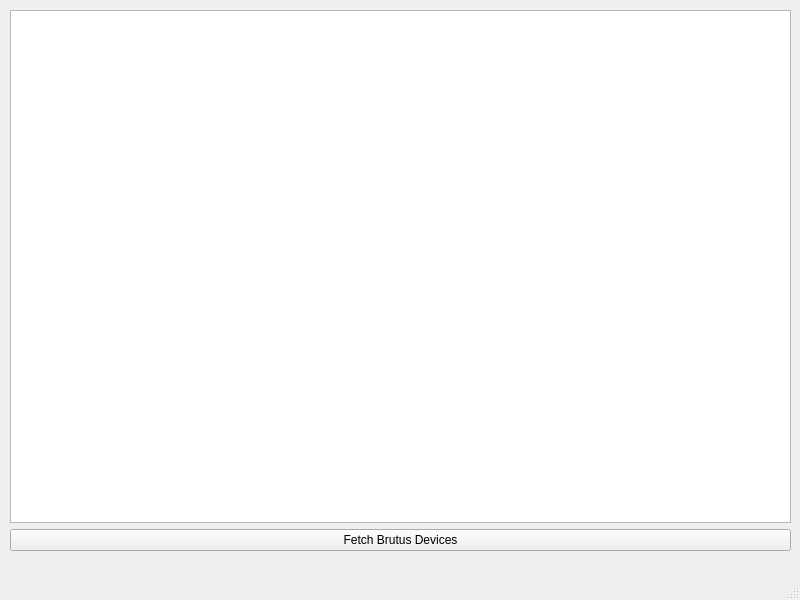
<?xml version="1.0" encoding="UTF-8"?>
<ui version="4.0">
 <class>MainWindow</class>
 <widget class="QMainWindow" name="MainWindow">
  <property name="geometry">
   <rect>
    <x>0</x>
    <y>0</y>
    <width>800</width>
    <height>600</height>
   </rect>
  </property>
  <property name="sizePolicy">
   <sizepolicy hsizetype="Expanding" vsizetype="Expanding">
    <horstretch>1</horstretch>
    <verstretch>1</verstretch>
   </sizepolicy>
  </property>
  <property name="windowTitle">
   <string>MainWindow</string>
  </property>
  <widget class="QWidget" name="centralwidget">
   <property name="sizePolicy">
    <sizepolicy hsizetype="Expanding" vsizetype="Expanding">
     <horstretch>1</horstretch>
     <verstretch>1</verstretch>
    </sizepolicy>
   </property>
   <widget class="QWidget" name="verticalLayoutWidget">
    <property name="geometry">
     <rect>
      <x>10</x>
      <y>10</y>
      <width>781</width>
      <height>541</height>
     </rect>
    </property>
    <layout class="QVBoxLayout" name="verticalLayout" stretch="0,0">
     <property name="sizeConstraint">
      <enum>QLayout::SizeConstraint::SetDefaultConstraint</enum>
     </property>
     <item>
      <widget class="QTextEdit" name="outputBox"/>
     </item>
     <item>
      <widget class="QPushButton" name="btnList">
       <property name="text">
        <string>Fetch Brutus Devices</string>
       </property>
      </widget>
     </item>
    </layout>
   </widget>
  </widget>
  <widget class="QMenuBar" name="menubar">
   <property name="geometry">
    <rect>
     <x>0</x>
     <y>0</y>
     <width>800</width>
     <height>23</height>
    </rect>
   </property>
  </widget>
  <widget class="QStatusBar" name="statusbar"/>
 </widget>
 <resources/>
 <connections/>
</ui>
